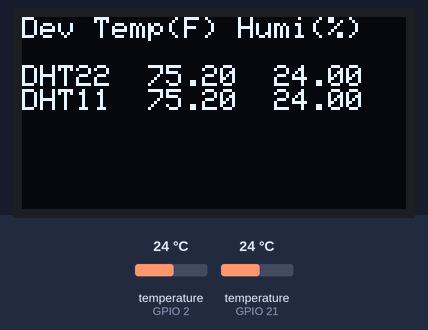
Recording of a program running on a simulated ESP32-C6. On the bench: 128×64 one-colour display. The inputs (shaded band) are chosen by the test bench; at power-on: temperature (sensors on GPIO 2, GPIO 21) 24 °C. What the program prints to the serial monitor is not drawn.

Above: at 7.2 s.
7.3 s: temperature (sensor on GPIO 2) set to 12 °C
At 12.5 s:
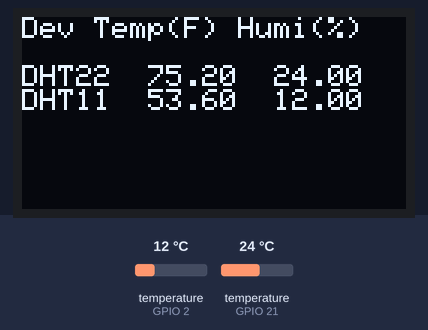
12.9 s: temperature (sensor on GPIO 21) set to 12 °C
At 17.4 s:
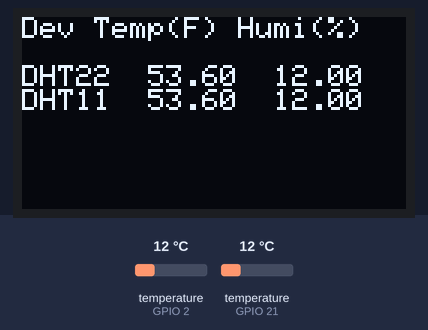
18.5 s: temperature (sensor on GPIO 2) set to 19 °C
At 22.3 s:
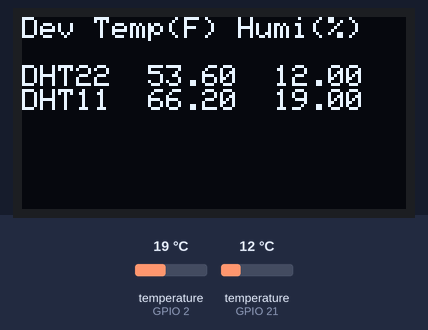
24.1 s: temperature (sensor on GPIO 21) set to 19 °C
At 27.2 s:
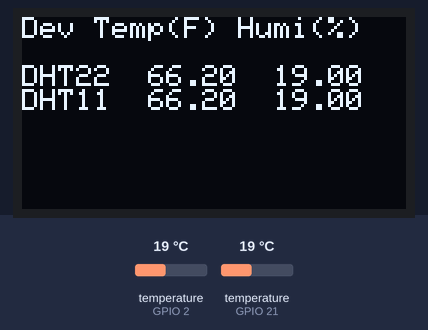
29.7 s: temperature (sensor on GPIO 2) set to 28 °C
At 32.1 s:
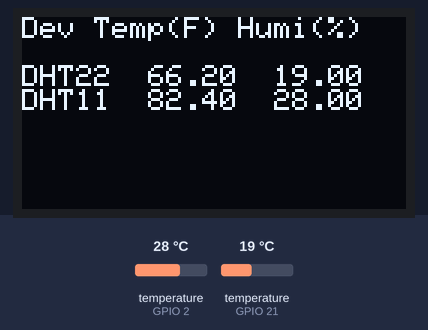
35.3 s: temperature (sensor on GPIO 21) set to 28 °C
At 37.0 s:
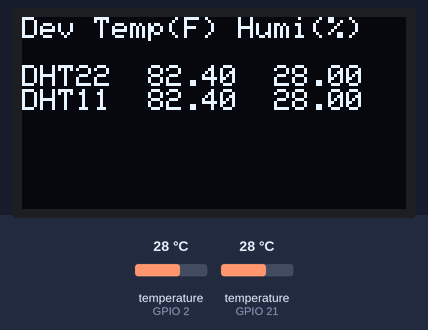
Timing chart, 0 to 38.5 s (numbered marks = the images above; inputs shaded):
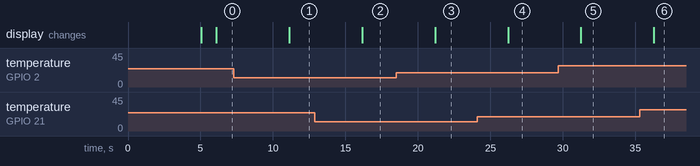

Measured:
- after the input at 7.3 s, the display: changes after 3.8 s (image 1)
- after the input at 12.9 s, the display: changes after 3.3 s (image 2)
- after the input at 18.5 s, the display: changes after 2.7 s (image 3)
- after the input at 24.1 s, the display: changes after 2.1 s (image 4)
- after the input at 29.7 s, the display: changes after 1.6 s (image 5)
- after the input at 35.3 s, the display: changes after 0.99 s (image 6)

The program:

main.cpp
```cpp
#include <Arduino.h>
#include <Wire.h>
#include <Adafruit_Sensor.h>
#include <DHT.h>
#include <DHT_U.h>
#include <Adafruit_GFX.h>
#include <Adafruit_SSD1306.h>

// The following items are actually defined via build flags
// #define DHT22_PIN 21
// #define DHT11_PIN 2
// #define OLED_RESET_PIN -1

#define SCREEN_WIDTH 128 // OLED display width, in pixels
#define SCREEN_HEIGHT 64 // OLED display height, in pixels

#define SCREEN_ADDRESS 0x3C

DHT_Unified dht22(DHT22_PIN, DHT22);
DHT_Unified dht11(DHT11_PIN, DHT11);

uint32_t delayMS;

Adafruit_SSD1306 display(SCREEN_WIDTH, SCREEN_HEIGHT, &Wire, OLED_RESET_PIN);

void setup() {
  Serial.begin(115200);
  delay(5000);
  Serial.println("Initializing...");
  Wire.begin(SDA_PIN, SCL_PIN);


  if(!display.begin(SSD1306_SWITCHCAPVCC, SCREEN_ADDRESS)) {
    Serial.println(F("SSD1306 allocation failed"));
    for(;;); // Don't proceed, loop forever
  }

  display.clearDisplay();
  display.setTextSize(1);
  display.setTextColor(SSD1306_WHITE);
  display.setCursor(0,0);
  display.println(F("Initializing..."));
  display.display();

  dht22.begin();
  dht11.begin();
  sensor_t dht22_sensor;
  sensor_t dht11_sensor;
  delay(1000);

  dht22.temperature().getSensor(&dht22_sensor);
  Serial.println(F("DHT22:"));
  Serial.print(F("Sensor: ")); Serial.println(dht22_sensor.name);
  Serial.print(F("Driver Ver: ")); Serial.println(dht22_sensor.version);
  Serial.print(F("Unique ID: ")); Serial.println(dht22_sensor.sensor_id);
  Serial.print(F("Max Value: ")); Serial.print(dht22_sensor.max_value); Serial.println(F("°C"));
  Serial.print(F("Min Value: ")); Serial.print(dht22_sensor.min_value); Serial.println(F("°C"));
  Serial.print(F("Resolution: ")); Serial.print(dht22_sensor.resolution); Serial.println(F("°C"));
  Serial.print(F("Min Delay: ")); Serial.print(dht22_sensor.min_delay); Serial.println(F("ms"));
  Serial.println();

  dht11.temperature().getSensor(&dht11_sensor);
  Serial.println(F("DHT11:"));
  Serial.print(F("Sensor: ")); Serial.println(dht11_sensor.name);
  Serial.print(F("Driver Ver: ")); Serial.println(dht11_sensor.version);
  Serial.print(F("Unique ID: ")); Serial.println(dht11_sensor.sensor_id);
  Serial.print(F("Max Value: ")); Serial.print(dht11_sensor.max_value); Serial.println(F("°C"));
  Serial.print(F("Min Value: ")); Serial.print(dht11_sensor.min_value); Serial.println(F("°C"));
  Serial.print(F("Resolution:   ")); Serial.print(dht11_sensor.resolution); Serial.println(F("°C"));
  Serial.print(F("Min Delay: ")); Serial.print(dht11_sensor.min_delay); Serial.println(F("ms"));
  Serial.println();


}

void loop() {
  display.clearDisplay();
  display.setCursor(0,0);
  display.println(F("Dev Temp(F) Humi(%)"));
  display.println();

  sensors_event_t dht22Event;
  dht22.temperature().getEvent(&dht22Event);
  if (isnan(dht22Event.temperature)) {
    Serial.println("Error reading DHT22 temperature!");
  } else {
    float tempF22 = (dht22Event.temperature * 9/5) + 32;
    display.println("DHT22  " + String(tempF22) + "  "  + String(dht22Event.relative_humidity));
  }

  sensors_event_t dht11Event;
  dht11.temperature().getEvent(&dht11Event);
  if (isnan(dht11Event.temperature)) {
    Serial.println("Error reading DHT11 temperature!");
  } else {
    float tempF11 = (dht11Event.temperature * 9/5) + 32;
    display.println("DHT11  " + String(tempF11) + "  " + String(dht11Event.relative_humidity));
  }
  display.display();
  // DHT11 can't be read more than once every 2 seconds
  Serial.println("Waiting 5 seconds before next read...");
  delay(5000);
}
```
